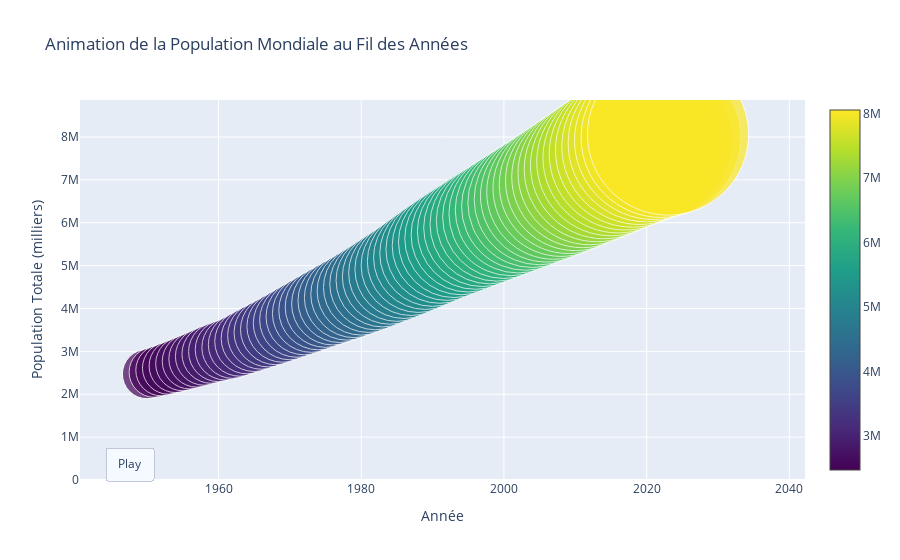

Notebook code for this chart:
### Markdown cell above
Analyse Tomporelle

### Code cell
import pandas as pd
import plotly.graph_objs as go
from plotly.subplots import make_subplots

# Supposons que df est ton DataFrame avec les colonnes 'Year' et 'Total Population, as of 1 January (thousands)'
global_population = df.groupby('Year')['Total Population, as of 1 January (thousands)'].sum().reset_index()

# Créer la figure de base
fig = make_subplots(rows=1, cols=1)

# Ajouter les données comme points de taille variable (cercles)
trace = go.Scatter(
    x=global_population['Year'],
    y=global_population['Total Population, as of 1 January (thousands)'],
    mode='markers',
    marker=dict(
        size=global_population['Total Population, as of 1 January (thousands)'] / 50000,  # Ajuste la taille des cercles (facteur modifié)
        color=global_population['Total Population, as of 1 January (thousands)'],
        colorscale='Viridis',  # Choix des couleurs
        showscale=True
    ),
    name="Population mondiale"
)

fig.add_trace(trace)

# Mise en place de l'animation
frames = []

for year in global_population['Year']:
    frame = go.Frame(
        data=[go.Scatter(
            x=global_population[global_population['Year'] <= year]['Year'],
            y=global_population[global_population['Year'] <= year]['Total Population, as of 1 January (thousands)'],
            mode='markers',
            marker=dict(
                size=global_population[global_population['Year'] <= year]['Total Population, as of 1 January (thousands)'] / 50000,  # Augmenter la taille des cercles
                color=global_population[global_population['Year'] <= year]['Total Population, as of 1 January (thousands)'],
                colorscale='Viridis',
                showscale=True
            )
        )],
        name=f"Année {year}"
    )
    frames.append(frame)

fig.frames = frames

# Ajouter des boutons pour jouer l'animation
fig.update_layout(
    updatemenus=[dict(
        type="buttons",
        x=0.1,
        xanchor="right",
        y=0,
        yanchor="bottom",
        buttons=[dict(
            label="Play",
            method="animate",
            args=[None, dict(frame=dict(duration=500, redraw=True), fromcurrent=True, mode="immediate")]
        )]
    )],
    title="Animation de la Population Mondiale au Fil des Années",
    xaxis=dict(title='Année'),
    yaxis=dict(title='Population Totale (milliers)', range=[0, global_population['Total Population, as of 1 January (thousands)'].max() * 1.1]),
)

# Afficher le graphique
fig.show()

### Figure 1 — Plotly figure (JSON) as saved in the notebook; plotly's stock layout.template omitted (floating-point values rounded to 4 significant figures)
{"data": [{"marker": {"color": [2471000.0, 2515000.0, 2559000.0, 2609000.0, 2659000.0, 2713000.0, 2768000.0, 2823000.0, 2882000.0, 2940000.0, 2992000.0, 3039000.0, 3090000.0, 3156000.0, 3229000.0, 3300000.0, 3369000.0, 3439000.0, 3508000.0, 3582000.0, 3657000.0, 3733000.0, 3807000.0, 3883000.0, 3959000.0, 4034000.0, 4107000.0, 4181000.0, 4255000.0, 4330000.0, 4408000.0, 4488000.0, 4570000.0, 4655000.0, 4739000.0, 4825000.0, 4913000.0, 5003000.0, 5096000.0, 5188000.0, 5281000.0, 5375000.0, 5463000.0, 5549000.0, 5634000.0, 5717000.0, 5801000.0, 5884000.0, 5966000.0, 6048000.0, 6130000.0, 6213000.0, 6296000.0, 6379000.0, 6462000.0, 6545000.0, 6629000.0, 6714000.0, 6801000.0, 6888000.0, 6977000.0, 7066000.0, 7156000.0, 7247000.0, 7337000.0, 7426000.0, 7515000.0, 7603000.0, 7689000.0, 7771000.0, 7851000.0, 7923000.0, 7986000.0, 8057000.0], "colorscale": [[0, "#440154"], [0.1111, "#482878"], [0.2222, "#3e4989"], [0.3333, "#31688e"], [0.4444, "#26828e"], [0.5556, "#1f9e89"], [0.6667, "#35b779"], [0.7778, "#6ece58"], [0.8889, "#b5de2b"], [1, "#fde725"]], "showscale": true, "size": [49.43, 50.3, 51.18, 52.18, 53.18, 54.25, 55.36, 56.46, 57.64, 58.81, 59.83, 60.79, 61.81, 63.13, 64.59, 65.99, 67.39, 68.77, 70.16, 71.65, 73.13, 74.65, 76.14, 77.66, 79.18, 80.68, 82.15, 83.62, 85.09, 86.59, 88.15, 89.75, 91.4, 93.11, 94.78, 96.5, 98.25, 100.1, 101.9, 103.8, 105.6, 107.5, 109.3, 111.0, 112.7, 114.3, 116.0, 117.7, 119.3, 121.0, 122.6, 124.3, 125.9, 127.6, 129.2, 130.9, 132.6, 134.3, 136.0, 137.8, 139.5, 141.3, 143.1, 144.9, 146.7, 148.5, 150.3, 152.1, 153.8, 155.4, 157.0, 158.5, 159.7, 161.1]}, "mode": "markers", "name": "Population mondiale", "type": "scatter", "x": [1950, 1951, 1952, 1953, 1954, 1955, 1956, 1957, 1958, 1959, 1960, 1961, 1962, 1963, 1964, 1965, 1966, 1967, 1968, 1969, 1970, 1971, 1972, 1973, 1974, 1975, 1976, 1977, 1978, 1979, 1980, 1981, 1982, 1983, 1984, 1985, 1986, 1987, 1988, 1989, 1990, 1991, 1992, 1993, 1994, 1995, 1996, 1997, 1998, 1999, 2000, 2001, 2002, 2003, 2004, 2005, 2006, 2007, 2008, 2009, 2010, 2011, 2012, 2013, 2014, 2015, 2016, 2017, 2018, 2019, 2020, 2021, 2022, 2023], "y": [2471000.0, 2515000.0, 2559000.0, 2609000.0, 2659000.0, 2713000.0, 2768000.0, 2823000.0, 2882000.0, 2940000.0, 2992000.0, 3039000.0, 3090000.0, 3156000.0, 3229000.0, 3300000.0, 3369000.0, 3439000.0, 3508000.0, 3582000.0, 3657000.0, 3733000.0, 3807000.0, 3883000.0, 3959000.0, 4034000.0, 4107000.0, 4181000.0, 4255000.0, 4330000.0, 4408000.0, 4488000.0, 4570000.0, 4655000.0, 4739000.0, 4825000.0, 4913000.0, 5003000.0, 5096000.0, 5188000.0, 5281000.0, 5375000.0, 5463000.0, 5549000.0, 5634000.0, 5717000.0, 5801000.0, 5884000.0, 5966000.0, 6048000.0, 6130000.0, 6213000.0, 6296000.0, 6379000.0, 6462000.0, 6545000.0, 6629000.0, 6714000.0, 6801000.0, 6888000.0, 6977000.0, 7066000.0, 7156000.0, 7247000.0, 7337000.0, 7426000.0, 7515000.0, 7603000.0, 7689000.0, 7771000.0, 7851000.0, 7923000.0, 7986000.0, 8057000.0]}], "layout": {"title": {"text": "Animation de la Population Mondiale au Fil des Années"}, "updatemenus": [{"buttons": [{"args": [null, {"frame": {"duration": 500, "redraw": true}, "fromcurrent": true, "mode": "immediate"}], "label": "Play", "method": "animate"}], "type": "buttons", "x": 0.1, "xanchor": "right", "y": 0, "yanchor": "bottom"}], "xaxis": {"anchor": "y", "domain": [0, 1], "title": {"text": "Année"}}, "yaxis": {"anchor": "x", "domain": [0, 1], "range": [0, 8862000.0], "title": {"text": "Population Totale (milliers)"}}}}
